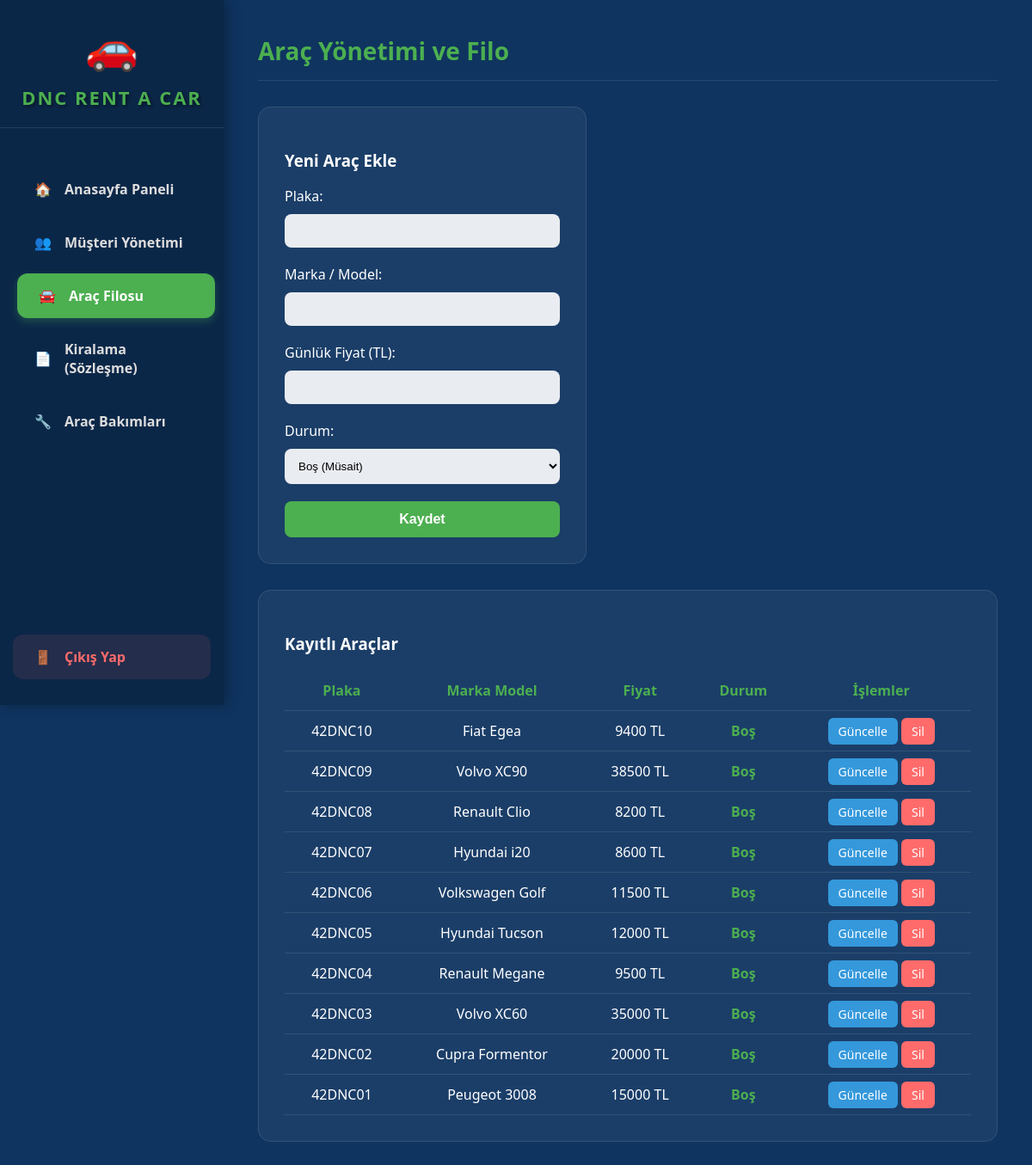
The page /araclar.php (signed in) on the database its author committed.
### tables this page shows
CREATE TABLE `dnc_araclar` (
  `dnc_arac_id` int(11) NOT NULL,
  `dnc_plaka` varchar(15) DEFAULT NULL,
  `dnc_marka_model` varchar(50) DEFAULT NULL,
  `dnc_gunluk_fiyat` int(11) DEFAULT NULL,
  `dnc_durum` tinyint(4) DEFAULT NULL,
  `dnc_tarih` timestamp NULL DEFAULT current_timestamp()
);

### araclar.php (the view, shortened to what this page needs)
<?php
$vtbaglan = new mysqli("localhost", "root", "", "vt_242703017");
$duzenle_modu = false;
$d_id=""; $d_plaka=""; $d_marka=""; $d_fiyat=""; $d_durum="1";
?>
<!DOCTYPE html>
<html lang="tr">
<head>
</head>
<body>
    <div class="sidebar">
        <div class="logo"><div class="logo-icon">🚗</div><h2>DNC RENT A CAR</h2></div>
        <a href="anasayfa.php"><span>🏠</span> Anasayfa Paneli</a>
        <a href="musteriler.php"><span>👥</span> Müşteri Yönetimi</a>
        <a href="araclar.php" class="active"><span>🚘</span> Araç Filosu</a>
        <a href="kiralama.php"><span>📄</span> Kiralama (Sözleşme)</a>
        <a href="bakimlar.php"><span>🔧</span> Araç Bakımları</a>
        <a href="giris.php" class="cikis-btn"><span>🚪</span> Çıkış Yap</a>
    </div>
    <div class="main-content">
        <div class="baslik-alani">
            <h1>Araç Yönetimi ve Filo</h1>
        </div>
        <div class="container">
            <div class="form-kutu">
                <h3><?php echo $duzenle_modu ? "Araç Güncelle" : "Yeni Araç Ekle"; ?></h3>
                <form action="araclar.php" method="post">
                    <label>Plaka:</label>
                    <input type="text" name="a_plaka" value="<?php echo $d_plaka; ?>" required>
                    <label>Marka / Model:</label>
                    <input type="text" name="a_marka" value="<?php echo $d_marka; ?>" required>
                    <label>Günlük Fiyat (TL):</label>
                    <input type="number" name="a_fiyat" value="<?php echo $d_fiyat; ?>" required>
                    <label>Durum:</label>
                    <select name="a_durum">
                        <option value="1" <?php if($d_durum=="1") echo "selected"; ?>>Boş (Müsait)</option>
                    </select>
                    <?php if($duzenle_modu): ?>
                        <input type="submit" name="arac_guncelle" value="Güncelle" style="background: #3498db;">
                    <?php else: ?>
                        <input type="submit" name="arac_ekle" value="Kaydet">
                    <?php endif; ?>
                </form>
            </div>
            <div class="list-kutu">
                <h3>Kayıtlı Araçlar</h3>
                <table>
                    <tr><th>Plaka</th><th>Marka Model</th><th>Fiyat</th><th>Durum</th><th>İşlemler</th></tr>
                    <?php
                    $Sorgu = $vtbaglan->query("SELECT * FROM dnc_araclar ORDER BY dnc_arac_id DESC");
                    while($satir = $Sorgu->fetch_assoc()){
                        $renk = ($satir['dnc_durum'] == 1) ? "#4CAF50" : "#ff6b6b";
                        $durum_metin = ($satir['dnc_durum'] == 1) ? "Boş" : "Dolu";
                        echo "<tr>
                                <td>".$satir['dnc_plaka']."</td>
                                <td>".$satir['dnc_marka_model']."</td>
                                <td>".$satir['dnc_gunluk_fiyat']." TL</td>
                                <td style='color: $renk; font-weight:bold;'>".$durum_metin."</td>
                                <td>
                                    <a href='araclar.php?duzenle=".$satir['dnc_arac_id']."' class='btn-guncelle'>Güncelle</a>
                                    <a href='araclar.php?sil=".$satir['dnc_arac_id']."' class='btn-sil'>Sil</a>
                                </td>
                              </tr>";
                    }
                    ?>
                </table>
            </div>
        </div>
    </div>
</body>
</html>

### araclar.php (style rules this page uses)
body { background-color: #0f3460; color: white; font-family: 'Segoe UI', Tahoma, sans-serif; margin: 0; display: flex; }
.sidebar { width: 260px; background: rgba(0,0,0,0.25); height: 100vh; position: fixed; left: 0; top: 0; display: flex; flex-direction: column; padding-top: 20px; box-shadow: 4px 0 15px rgba(0,0,0,0.3); z-index: 100; }
.sidebar .logo { text-align: center; margin-bottom: 40px; padding-bottom: 20px; border-bottom: 1px solid rgba(255,255,255,0.1); }
.sidebar .logo-icon { font-size: 50px; margin-bottom: 10px; }
.sidebar h2 { margin: 0; color: #4CAF50; font-size: 22px; letter-spacing: 2px; text-shadow: 2px 2px 4px rgba(0,0,0,0.5); }
.sidebar a { color: #ddd; text-decoration: none; padding: 15px 25px; font-size: 16px; font-weight: 600; display: flex; align-items: center; gap: 15px; transition: all 0.3s ease; margin: 5px 15px; border-radius: 12px; }
.sidebar a:hover, .sidebar a.active { background: #4CAF50; color: white; transform: translateX(5px); box-shadow: 0 4px 10px rgba(76,175,80,0.3); }
.sidebar .cikis-btn { margin-top: auto; margin-bottom: 30px; background: rgba(255,107,107,0.1); color: #ff6b6b; }
.main-content { margin-left: 260px; padding: 40px; width: calc(100% - 260px); box-sizing: border-box; min-height: 100vh; }
.baslik-alani { border-bottom: 1px solid rgba(255,255,255,0.1); padding-bottom: 15px; margin-bottom: 30px; }
.baslik-alani h1 { margin: 0; color: #4CAF50; font-size: 28px; }
.container { display: flex; gap: 30px; flex-wrap: wrap; align-items: flex-start; }
.form-kutu { background: rgba(255, 255, 255, 0.05); padding: 30px; border-radius: 15px; width: 320px; border: 1px solid rgba(255,255,255,0.1); }
.list-kutu { background: rgba(255, 255, 255, 0.05); padding: 30px; border-radius: 15px; flex: 1; border: 1px solid rgba(255,255,255,0.1); }
table { width: 100%; border-collapse: collapse; margin-top: 15px; }
th, td { padding: 12px; text-align: center; border-bottom: 1px solid rgba(255,255,255,0.1); }
th { color: #4CAF50; font-size: 16px; }
input[type="text"], input[type="number"], select { width: 100%; padding: 12px; border-radius: 8px; border: none; margin: 10px 0 20px 0; box-sizing: border-box; background: rgba(255,255,255,0.9); }
input[type="submit"] { width: 100%; padding: 12px; border-radius: 8px; border: none; cursor: pointer; font-weight: bold; background: #4CAF50; color: white; font-size: 16px; transition: 0.3s; }
.btn-sil { background: #ff6b6b; color: white; padding: 6px 12px; text-decoration: none; border-radius: 6px; font-size: 14px; }
.btn-guncelle { background: #3498db; color: white; padding: 6px 12px; text-decoration: none; border-radius: 6px; font-size: 14px; }

### rows shown on the page
dnc_araclar: dnc_plaka "42DNC10", dnc_marka_model "Fiat Egea", dnc_gunluk_fiyat "9400", dnc_durum "Boş"
dnc_araclar: dnc_plaka "42DNC09", dnc_marka_model "Volvo XC90", dnc_gunluk_fiyat "38500", dnc_durum "Boş"
dnc_araclar: dnc_plaka "42DNC08", dnc_marka_model "Renault Clio", dnc_gunluk_fiyat "8200", dnc_durum "Boş"
dnc_araclar: dnc_plaka "42DNC07", dnc_marka_model "Hyundai i20", dnc_gunluk_fiyat "8600", dnc_durum "Boş"
dnc_araclar: dnc_plaka "42DNC06", dnc_marka_model "Volkswagen Golf", dnc_gunluk_fiyat "11500", dnc_durum "Boş"
dnc_araclar: dnc_plaka "42DNC05", dnc_marka_model "Hyundai Tucson", dnc_gunluk_fiyat "12000", dnc_durum "Boş"
dnc_araclar: dnc_plaka "42DNC04", dnc_marka_model "Renault Megane", dnc_gunluk_fiyat "9500", dnc_durum "Boş"
dnc_araclar: dnc_plaka "42DNC03", dnc_marka_model "Volvo XC60", dnc_gunluk_fiyat "35000", dnc_durum "Boş"
dnc_araclar: dnc_plaka "42DNC02", dnc_marka_model "Cupra Formentor", dnc_gunluk_fiyat "20000", dnc_durum "Boş"
dnc_araclar: dnc_plaka "42DNC01", dnc_marka_model "Peugeot 3008", dnc_gunluk_fiyat "15000", dnc_durum "Boş"
